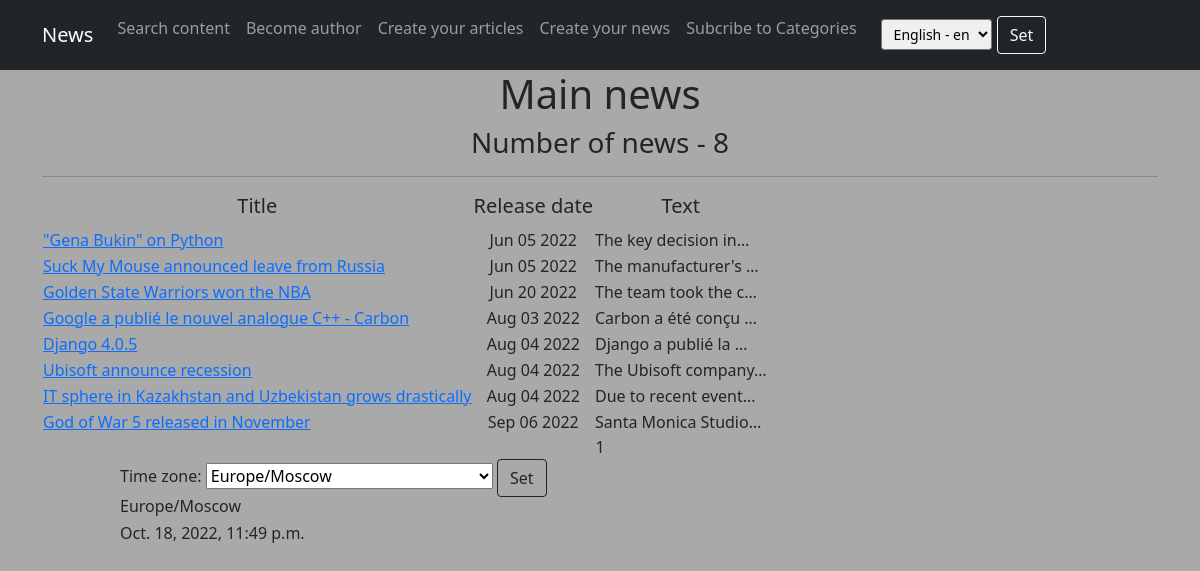
Page /main/ on the earlier database version.
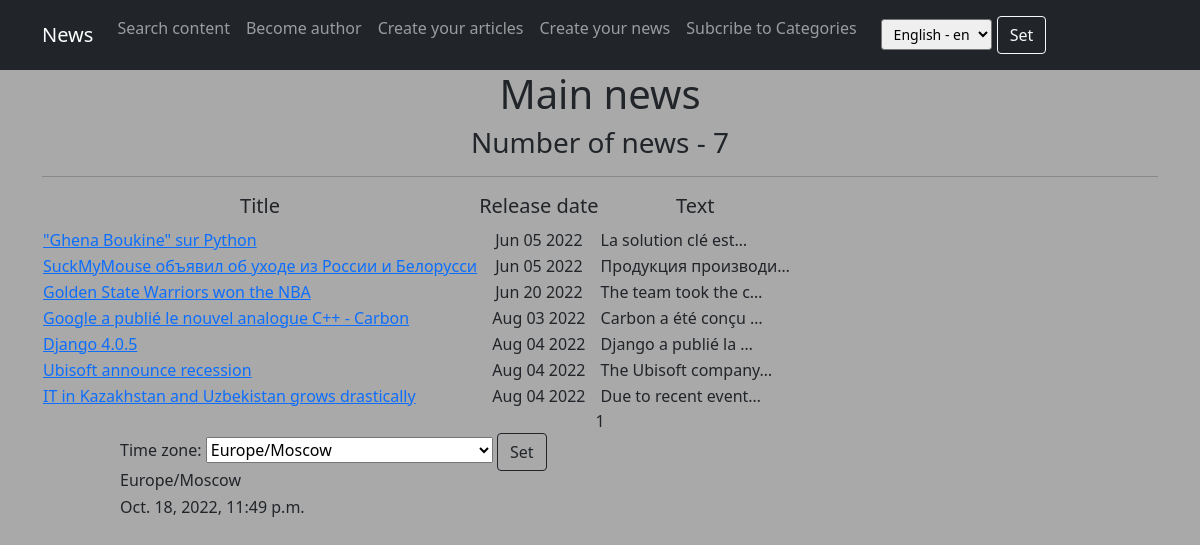
Same page on the later database version.
### news_project/models.py (models this page shows, shortened)
class Post(models.Model):
    author = models.ForeignKey(Author, on_delete=models.CASCADE)
    choice = models.CharField(max_length=4, choices=CONTENT_TYPES, default=article)
    register_date = models.DateTimeField(auto_now_add=True)
    categories = models.ManyToManyField('Category', through='PostCategory')
    title = models.CharField(max_length=50)
    content = models.TextField()
    content_rating = models.SmallIntegerField(default=0)

### news_project/views.py (the view)
# urls.py: path('', (cache_page(60))(NewsList.as_view()), name='content_list'),
class NewsList(ListView):
    model = Post
    ordering = 'register_date'
    template_name = 'news.html'
    context_object_name = 'news'
    paginate_by = 10

### news_project/context_processors.py (called while the page is built)
def navigate_context(request):
    category = Category.objects.all()
    archives = Post.objects.annotate(
        year=ExtractYear('register_date'),
        month=ExtractMonth('register_date')
    ).values('year', 'month').annotate(total=Count('id'))
    user_timezone = pytz.timezone(
        request.session.get('django_timezone') or TIME_ZONE
    )
    current_time = timezone.now().astimezone(user_timezone)
    context = {
        'category': category,
        'archives': archives,
        'current_time': current_time,
        'timezones': pytz.common_timezones,
    }
    return context

### news_project/templatetags/custom_filters.py (called while the page is built)
@register.filter()
def censor(value):
    for word in value.split():
        if 'Редиска' in word or 'редиска' in word:
            if word[-1] == '"' or word[-1] == '»':
                word1 = word[:2] + '*' * (len(word) - 2) + word[-1]
                value = value.replace(word, word1)
            else:
                word1 = word[0] + '*' * (len(word) - 1)
                value = value.replace(word, word1)
    return value

### templates/news.html (shortened to what this page needs)
{% extends 'flatpages/default.html' %}
{% load custom_filters %}
{% load custom_tags %}
{% load i18n %}
{% block content %}
    <h1>{% trans "Main news" %}</h1>
    <h3>{% trans "Number of news" %} - {{ news|length }}</h3>
    <hr>
    {% if news %}
        <table>
            <tr>
                <td><h5>{% trans "Title" %}</h5></td>
                <td><h5>{% trans "Release date" %}</h5></td>
                <td><h5>{% trans "Text" %}</h5></td>
            </tr>
            {% for onenews in news %}
            <tr>
                <td align="left"><a href="search/{{ onenews.id }}" class="text-sm-start">{{ onenews.title|censor }}</a> </td>
                <td>{{ onenews.register_date|date:'M d Y' }}</td>
                <td align="left">{{ onenews.content|truncatechars:20|censor }}</td>
            </tr>
            {% endfor %}
        </table>
    {% else %}
    <h2>{% trans "No news yet..." %}</h2>
    {% endif %}
    {{ page_obj.number }}
{% endblock content %}

### templates/flatpages/default.html (shortened to what this page needs)
<!DOCTYPE html>
{% load i18n %}
{% load tz %}
{% load cache %}
{% load crispy_forms_filters %}
<html lang="en">
    <head>
        {% load static %}
        <link href="{% static 'css/styles.css' %}" rel="stylesheet" />
    </head>
    <body>
        <nav class="navbar navbar-expand-lg navbar-dark bg-dark static-top">
            <div class="container">
                <a class="navbar-brand" href="/main/">{% trans "News" %}</a>
            <div class="collapse navbar-collapse" id="navbarResponsive">
                <ul class="navbar-nav ml-auto">
                    <li class="nav-item">
                        <a class="nav-link" href="/main/search/">{% trans "Search content" %}</a>
                    </li>
                    <li class="nav-item">
                        <a class="nav-link" href="/">{% trans "Become author" %}</a>
                    </li>
                    <li class="nav-item">
                        <a class="nav-link" href="/main/articles/create/">{% trans "Create your articles" %}</a>
                    </li>
                    <li class="nav-item">
                        <a class="nav-link" href="/main/news/create/">{% trans "Create your news" %}</a>
                    </li>
                    <li class="nav-item">
                        <a class="nav-link" href="/main/categories/">{% trans "Subcribe to Categories" %}</a>
                    </li>
                    <li class="nav-item">
                        <form class="form-select-lg" action="{% url 'set_language' %}" method="POST">
                            <label>
                                <select name="language" class="form-select-sm">
                                    {% get_current_language as LANGUAGE_CODE %}
                                    {% cache 600 welcome LANGUAGE_CODE %}
                                    {% get_available_languages as LANGUAGES %}
                                    {% get_language_info_list for LANGUAGES as languages %}
                                    {% for language in languages %}
                                        <option value="{{ language.code }}"
                                                >
                                        {{ language.name_local }} - {{ language.code }}
                                        </option>
                                    {% endfor %}
                                    {% endcache %}
                                </select>
                            </label>
                            <input type="submit" value="{% trans 'Set' %}" class="btn btn-outline-light">
                        </form>
                    </li>
                </ul>
            </div>
        </div>
    </nav>
        <div class="container">
            <div class="row">
                <div class="col-lg-12 text-center">
                {% block content %}{% endblock content %}
                </div>
            </div>
        </div>
        <div>
            {% get_current_timezone as TIME_ZONE %}
            <form style="margin-left: 120px" action="{% url 'set_timezone' %}" method="post">
                <label for="timezone">Time zone:</label>
                <label>
                    <select name="timezone">
                        {% for tz in timezones %}
                            <option value="{{ tz }}"{% if tz == TIME_ZONE %} selected {% endif %}>{{ tz }}</option>
                        {% endfor %}
                    </select>
                </label>
                <input type="submit" value="{% trans "Set" %}" class="btn btn-outline-dark">
            </form>
            <h6 style="margin-left: 120px">{{ TIME_ZONE }}</h6>
            <h6 style="margin-left: 120px">{{ current_time|timezone:TIME_ZONE }}</h6>
        </div>
    </body>
</html>

Differences in the rows shown:
removed Post: title|censor "God of War 5 released in November", register_date "Sep 06 2022", content|censor "Santa Monica Studio…"
changed Post: title|censor "\"Gena Bukin\" on Python" → "\"Ghena Boukine\" sur Python"; content|censor "The key decision in…" → "La solution clé est…"
changed Post: title|censor "Suck My Mouse announced leave from Russia" → "SuckMyMouse объявил об уходе из России и Белорусси"; content|censor "The manufacturer's …" → "Продукция производи…"
changed Post "Due to recent event…": title|censor "IT sphere in Kazakhstan and Uzbekistan grows drastically" → "IT in Kazakhstan and Uzbekistan grows drastically"
Other differences:
{{ news|length }}: "8" → "7"
